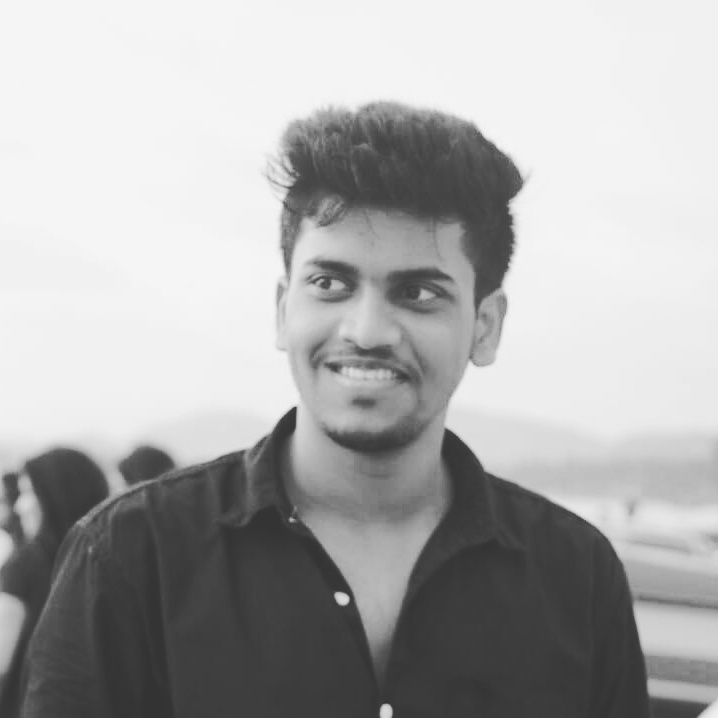
#> input picture images_data/sagar/1.jpg, 718 x 718 px; its folder holds 4 pictures in this run
$ python fad_new.py
#> lines starting #> are read from the running program, lines starting #| are printed output that depends on the picture
import cv2
import os
subjects=["","sagar", "Shashank"]

print("Preparing image data ")


#detecting function
def detect_face(img):
    gray = cv2.cvtColor(img, cv2.COLOR_BGR2GRAY)
    face_cascade = cv2.CascadeClassifier('opencv-files3/lbpcascade_frontalface.xml')
    faces = face_cascade.detectMultiScale(gray, scaleFactor=1.2, minNeighbors=5);
    if (len(faces) == 0):
        return None, None
    (x, y, w, h) = faces[0]
    return gray[y:y + w, x:x + h], faces[0]


faces=[]
label=[]
all_image1_list=os.listdir("images_data/sagar")
print("Sagar all images ", all_image1_list)
for image_name in all_image1_list:
    if image_name.startswith("."):
        continue;
    image_path = "images_data/sagar/" + image_name
    image = cv2.imread(image_path)
#> image is the input picture: shape (718, 718, 3); min 50, max 246, mean 171.5
    cv2.imshow("Saving image data", cv2.resize(image, (400, 500)))
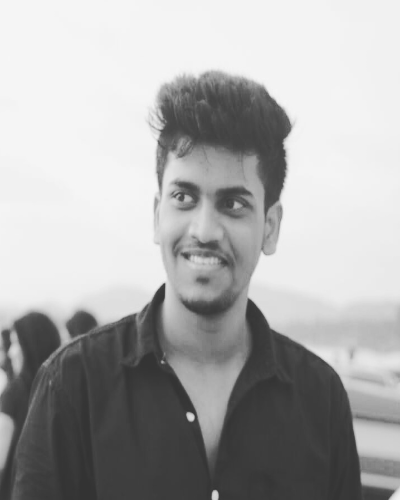
#> window 'Saving image data': shape (500, 400, 3); min 50, max 246, mean 171.5
    cv2.waitKey(100)
    face, rect = detect_face(image)
#> in detect_face, `faces = face_cascade.detectMultiScale(gray, scaleFactor=1.2, minNeighb..`: faces = [[264, 207, 221, 221]]
#> in detect_face, `(x, y, w, h) = faces[0]`: x = 264; y = 207; w = 221
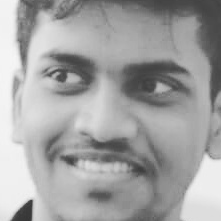
#> face: shape (221, 221); min 53, max 246, mean 162.6
#> rect = [264, 207, 221, 221]
    if face is not None:
        faces.append(face)
        label.append(label)
#> pass 2 of the loop `for image_name in all_image1_list:`:
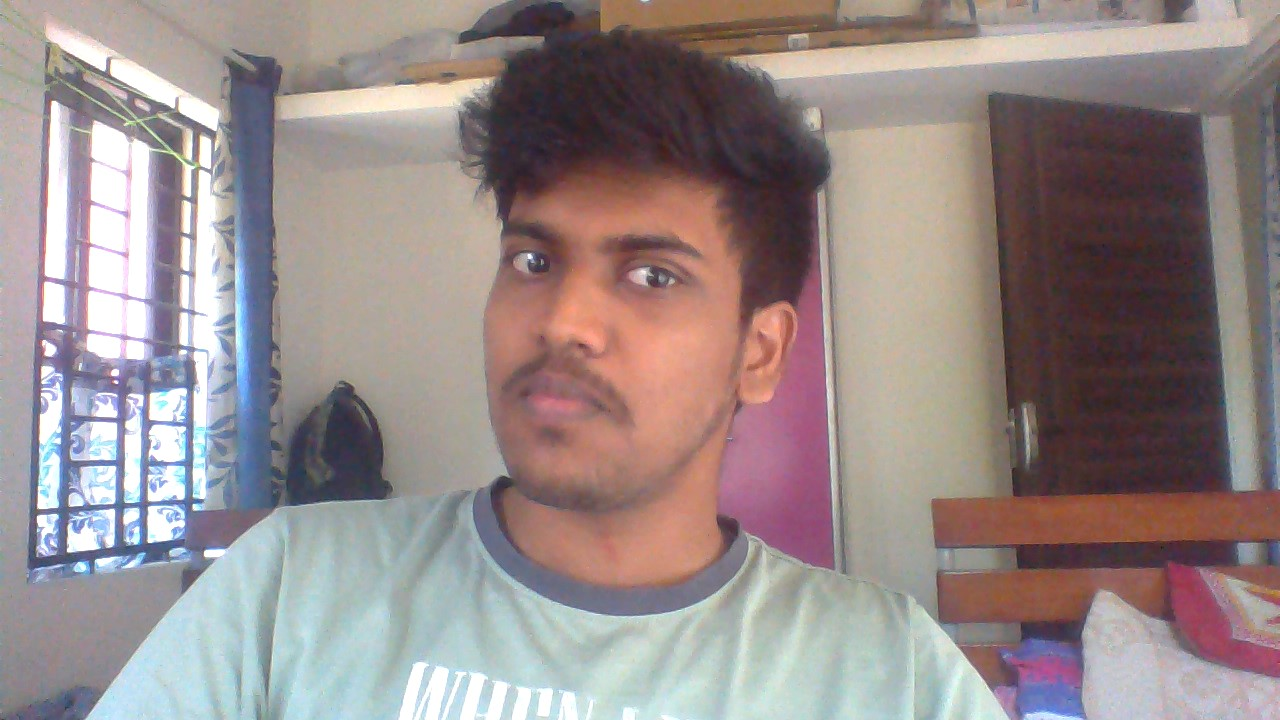
#> input picture images_data/sagar/10.jpg, 1280 x 720 px
#> image is the input picture: shape (720, 1280, 3); mean B, G, R 137.5, 138.1, 151.1
#> in detect_face (call 2), `gray = cv2.cvtColor(img, cv2.COLOR_BGR2GRAY)`:
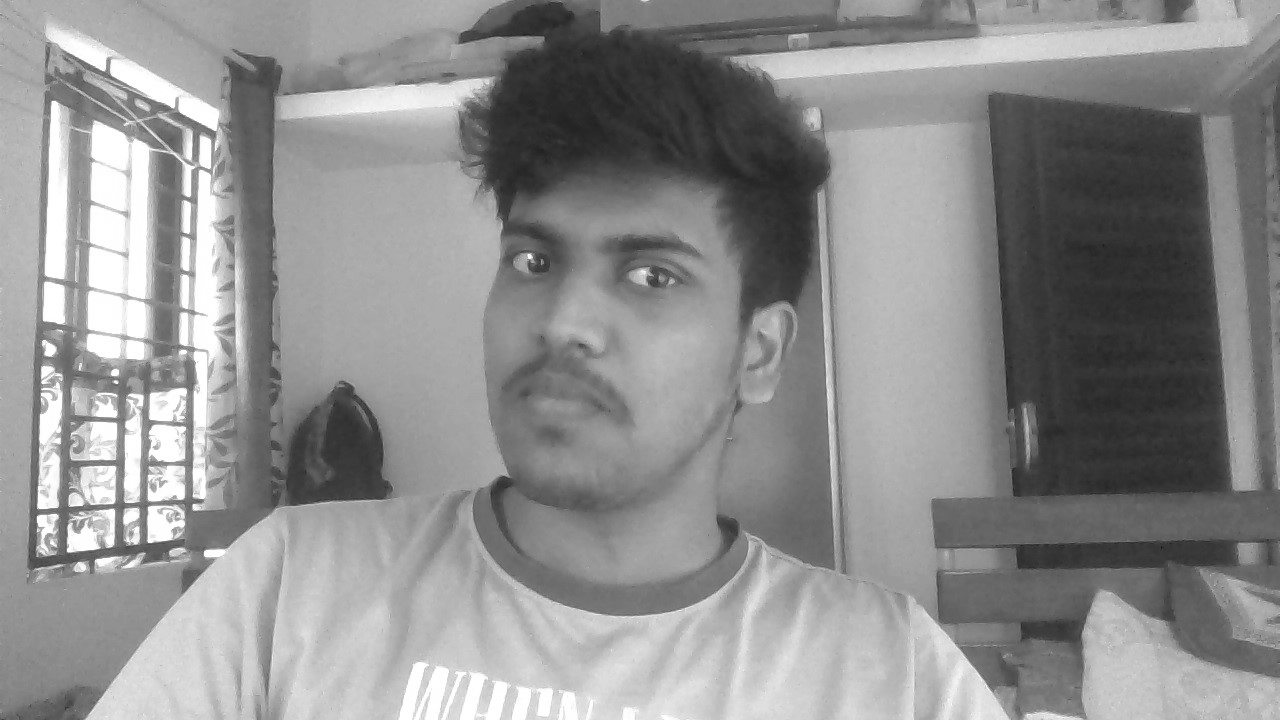
#> gray: shape (720, 1280); min 25, max 255, mean 141.9
#> faces = [[400, 128, 372, 372]]
#> x = 400; y = 128; w = 372
#> `face, rect = detect_face(image)`:
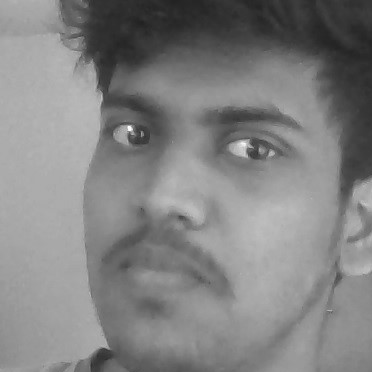
#> face: shape (372, 372); min 33, max 254, mean 130
#> rect = [400, 128, 372, 372]
#> pass 3 of the loop `for image_name in all_image1_list:`:
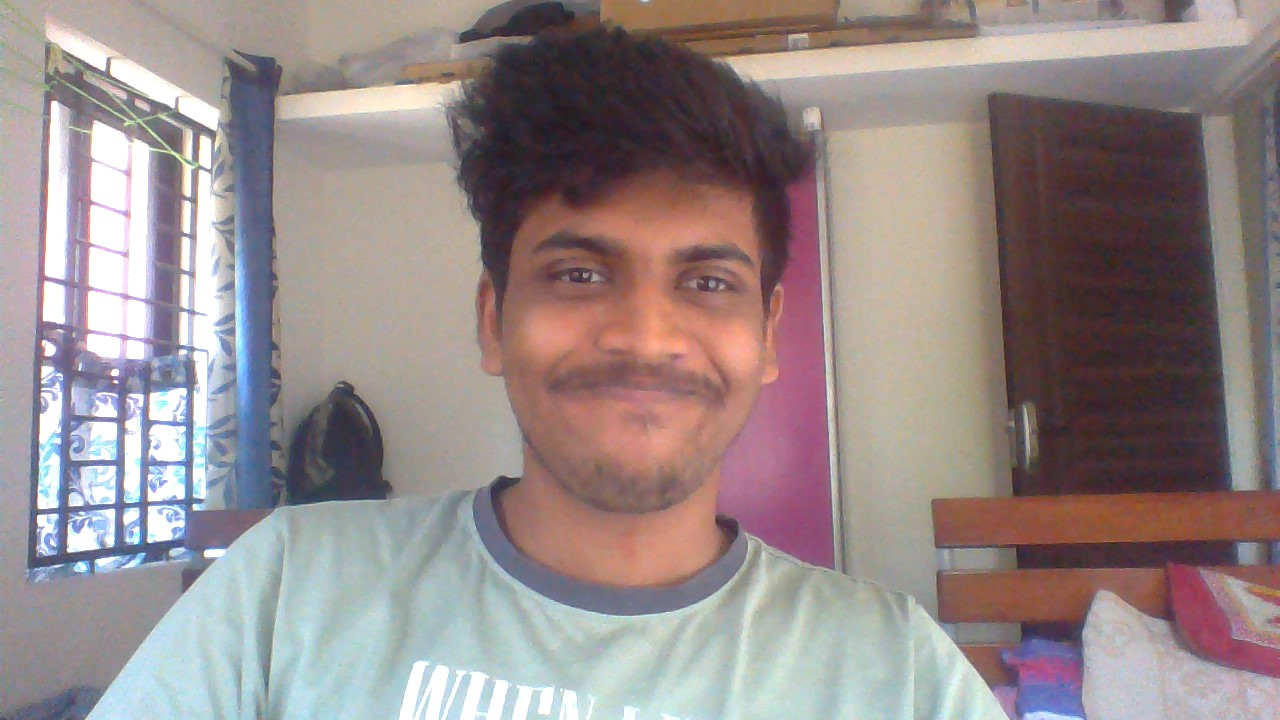
#> input picture images_data/sagar/11.jpg, 1280 x 720 px
#> image is the input picture: shape (720, 1280, 3); mean B, G, R 136.8, 137, 149.9
#> in detect_face (call 3), `gray = cv2.cvtColor(img, cv2.COLOR_BGR2GRAY)`:
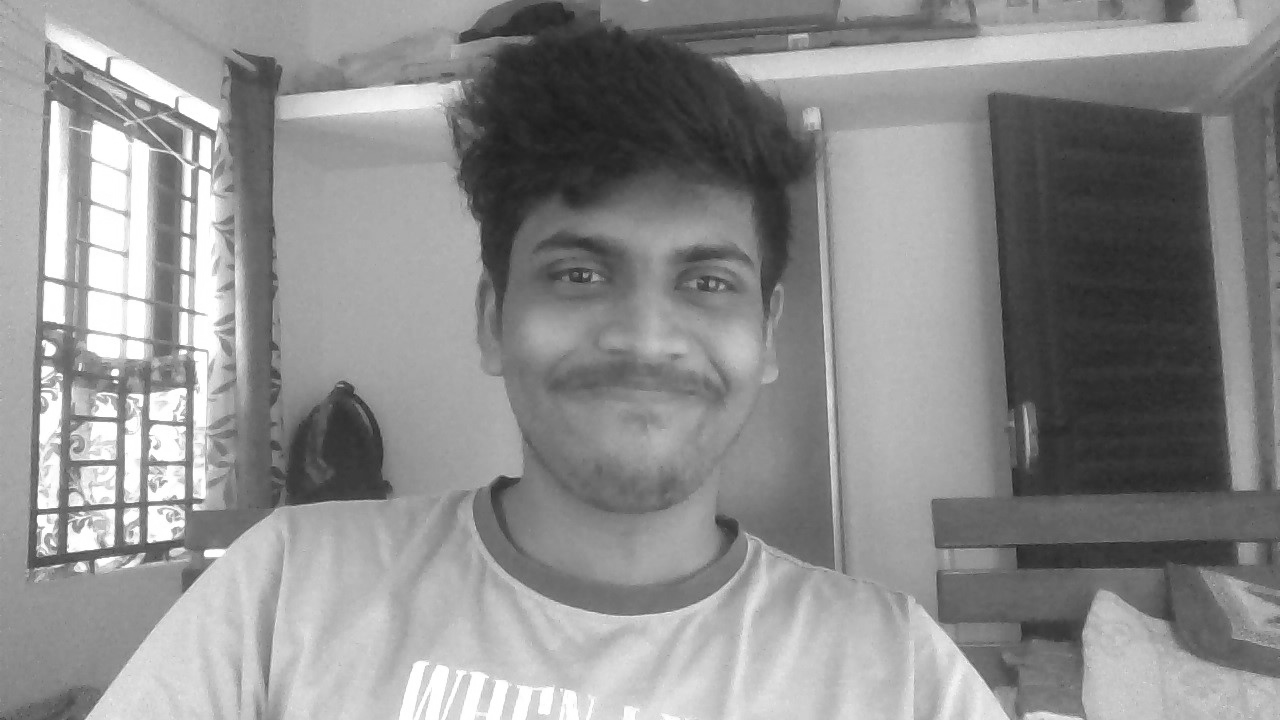
#> gray: shape (720, 1280); min 28, max 255, mean 140.8
#> faces = [[487, 156, 325, 325]]
#> x = 487; y = 156; w = 325
#> `face, rect = detect_face(image)`:
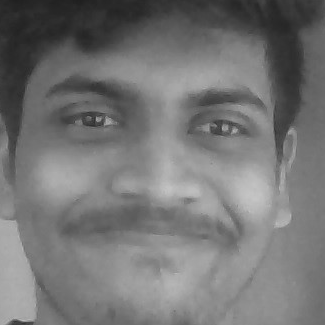
#> face: shape (325, 325); min 31, max 197, mean 116.9
#> rect = [487, 156, 325, 325]
#> the loop made 4 passes; the first 3 are shown

cv2.destroyAllWindows()
cv2.waitKey(1)
cv2.destroyAllWindows()


#> (the run stopped early here; a loop or call above may not have finished)
